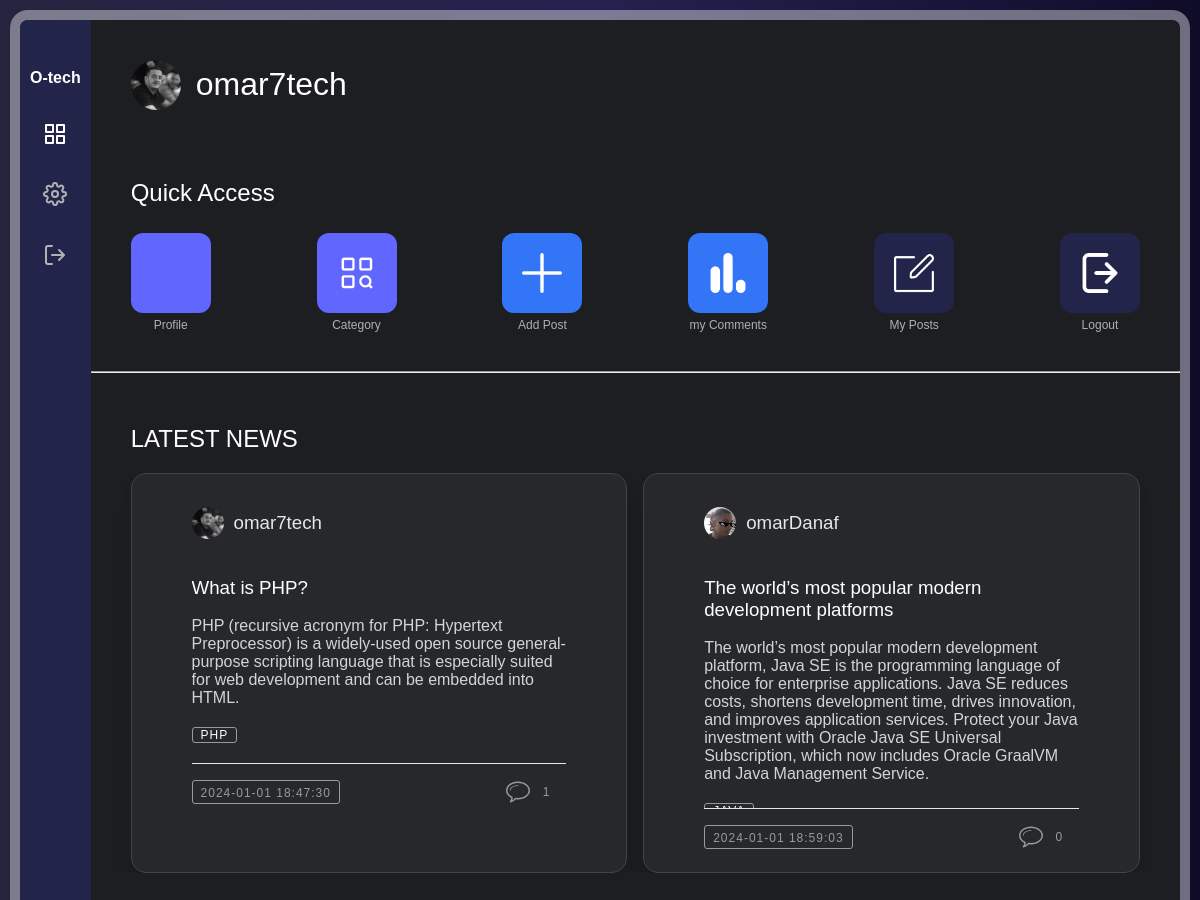
Screenshot of /project/home.php (signed in) with the database file from the repository.
### tables this page shows
CREATE TABLE `posts` (
  `id` int(11) NOT NULL,
  `user_id` int(11) NOT NULL,
  `title` varchar(255) NOT NULL,
  `content` text NOT NULL,
  `created_at` datetime NOT NULL,
  `category` varchar(35) NOT NULL
);

CREATE TABLE `users` (
  `id` int(11) NOT NULL,
  `username` varchar(255) NOT NULL,
  `password` varchar(255) NOT NULL,
  `email` varchar(255) NOT NULL,
  `first_name` varchar(255) NOT NULL,
  `last_name` varchar(255) NOT NULL,
  `gender` varchar(15) NOT NULL,
  `profile_picture` varchar(255) DEFAULT NULL,
  `sign_up_date` datetime NOT NULL
);

### project/home.php (the view, shortened to what this page needs)
<?php
require("db/db.php");
$username = $_SESSION["username"];
?>
<!DOCTYPE html>
<html lang="en">
<head>
    <link rel="stylesheet" href="style/home.css">
</head>
<body>
    <div class="app-container">
        <?php require("partials/leftarea.php"); ?>
        <div class="main-area">
            <div class="userd">
                <img class="round" src="<?= getProfilePicture($username) ?>" alt="user"
                    onerror="this.src='img/OIP.jpg'" />
                <?php
                function getProfilePicture($username)
                {
                    require("db/db.php");
                    $query = "SELECT profile_picture FROM users WHERE username = ?";
                    $stmt = mysqli_prepare($conn, $query);
                    mysqli_stmt_bind_param($stmt, "s", $username);
                    mysqli_stmt_execute($stmt);
                    mysqli_stmt_store_result($stmt);
                    if (mysqli_stmt_num_rows($stmt) > 0) {
                        mysqli_stmt_bind_result($stmt, $profilePicture);
                        return $profilePicture;
                    } else {
                        return 'img/default-profile-picture.jpg';
                    }
                }
                ?>
                <h1>
                    <?= $username ?>
                </h1>
            </div>
            <?php require("partials/qaccess.php"); ?>
            <br>
            <hr>
            <section class="content-section" style="margin-bottom: 200px;">
                <div class="page">
                    <?php
                    $title = "latest news";
                    echo ("<h1>" . strtoupper($title) . "</h1>");
                    ?>
                    <div class="archive">
                        <?php
                        function displayPosts($conn, $query)
                        {
                            $result = mysqli_query($conn, $query);
                            while ($row = mysqli_fetch_assoc($result)):
                                ?>
                                <article class="article">
                                    <div class="blog-container">
                                        <div class="blog-header">
                                            <div class="blog-author--no-cover">
                                                <a href="vprofile.php?user=<?= $row['username'] ?>">
                                                    <h3>
                                                        <img class="round" src="<?= $row['profile_picture'] ?>" alt="user"
                                                            onerror="this.src='img/OIP.jpg'" />
                                                        <?= $row['username'] ?>
                                                    </h3>
                                                </a>
                                            </div>
                                        </div>
                                        <div class="blog-body">
                                            <div class="blog-title">
                                                <h1>
                                                    <?= $row["title"] ?>
                                                </h1>
                                            </div>
                                            <div class="blog-summary">
                                                <p>
                                                    <?= $row["content"] ?>
                                                </p>
                                            </div>
                                            <div class="blog-tags">
                                                <ul>
                                                    <li><a href="home.php?category=<?= $row['category'] ?>">
                                                            <?= $row['category'] ?>
                                                        </a></li>
                                                </ul>
                                            </div>
                                        </div>
                                        <div class="blog-footer">
                                            <ul>
                                                <li class="published-date">
                                                    <?= $row['created_at'] ?>
                                                </li>
                                                <li class="comments"><a href="./comment.php?post=<?= $row['id'] ?>"><svg
                                                            class="icon-bubble">
                                                            <use xlink:href="#icon-bubble"></use>
                                                        </svg><span class="numero">
                                                            <?= $row['comment_count'] ?>
                                                        </span></a></li>
                                            </ul>
                                        </div>
                                    </div>
                                </article>
                                <?php
                            endwhile;
                        }
                        if (!isset($_GET['category'])) {
                            $query = "SELECT posts.*, users.username, users.profile_picture, COUNT(comments.id) AS comment_count
                            FROM `posts`
                            INNER JOIN `users` ON posts.user_id = users.id
                            LEFT JOIN `comments` ON posts.id = comments.post_id
                            GROUP BY posts.id";
                            displayPosts($conn, $query);
                        }
                        ?>
                    </div>
                </div>
            </section>
        </div>
    </div>
</body>
</html>

### project/style/home.css (style rules this page uses)
* { box-sizing: border-box; font-family: "Poppins", sans-serif; font-weight: 300; }
html { scroll-behavior: smooth; }
html, body { width: 100%; height: 100vh; margin: 0; }
body { font-family: "DM Sans", sans-serif; display: flex; justify-content: center; align-items: center; flex-direction: column; overflow: hidden; overflow-x: hidden; background: #0f0c29; background: -webkit-linear-gradient(to right, #24243e, #191633, #0f0c29); background: linear-gradient(to right, #24243e, #252150, #0f0c29); background-position: center; background-size: cover; padding: 20px; }
:root { --dark-font: #ffffff; --light-font: #c9c9c9da; }
a { text-decoration: none; cursor: pointer; }
.app-container { position: relative; border-radius: 8px; width: 100%; height: 100%; background: linear-gradient(180deg, #000000 0%, rgb(64, 0, 255), 233, 241) 90%; box-shadow: 0 0 0 10px rgba(255, 255, 255, 0.4); display: flex; overflow: hidden; }
.main-area { flex: 1; height: 100%; overflow-y: auto; background: linear-gradient(97deg, #1c1e21 0%, #1c1e21 90%); border-radius: 0 10px 10px 0; padding-bottom: 24px; position: relative; color: #ffffff; }
.content-section { display: block; margin-top: 32px; overflow-x: hidden; padding: 0 40px; }
.userd { margin-top: 25px; align-items: center; display: flex; padding: 0 40px; overflow: hidden; }
.userd img { width: 50px; height: 50px; border-radius: 50%; margin-right: 15px; }
.page { max-width: 1300px; }
.archive { display: grid; grid-template-columns: repeat(auto-fit, minmax(350px, 1fr)); grid-gap: 1em; grid-auto-flow: dense; }
.blog-container { background: #fff; border-radius: 5px; box-shadow: rgba(0, 0, 0, 0.2) 0 4px 2px -2px; font-family: monospace; font-weight: 100; }
@media screen and (min-width: 767px) { .blog-container { width: 40rem; } }
@media screen and (min-width: 959px) { .blog-container { width: 50rem; } }
.blog-container a { color: #4d4dff; text-decoration: none; transition: 0.25s ease; }
.blog-author--no-cover { margin: 0 auto; padding-top: 0.125rem; width: 80%; text-align: center; }
.blog-header { display: flex; flex-direction: column; align-items: center; }
.blog-author--no-cover { text-align: center; }
.blog-author--no-cover h3 { display: flex; align-items: center; }
.blog-author--no-cover h3 img { margin-right: 10px; }
.blog-author--no-cover img { height: 32px; border-radius: 50%; margin-right: 10px; width: 32px; object-fit: cover; }
.blog-author--no-cover h3 { color: #e7e7e7; font-weight: 100; }
.blog-body { margin: 0 auto; width: 80%; max-height: 250px; overflow: auto; }
.blog-summary p { color: #d4d4d4; max-height: px; overflow: auto; }
.blog-tags ul { display: flex; flex-direction: row; flex-wrap: wrap; list-style: none; padding-left: 0; }
.blog-tags a { border: 1px solid #999999; border-radius: 3px; color: #ffffff; font-size: 0.75rem; height: 1.5rem; line-height: 1.5rem; letter-spacing: 1px; padding: 0 0.5rem; text-align: center; text-transform: uppercase; white-space: nowrap; width: 5rem; }
.blog-footer { border-top: 1px solid #e6e6e6; margin: 0 auto; padding-bottom: 0.125rem; width: 80%; }
.blog-footer ul { list-style: none; display: flex; flex: row wrap; justify-content: flex-end; padding-left: 0; }
.blog-footer li:first-child { margin-right: auto; }
.blog-footer li+li { margin-left: 0.5rem; }
.blog-footer li { color: #999999; font-size: 0.75rem; height: 1.5rem; letter-spacing: 1px; line-height: 1.5rem; text-align: center; text-transform: uppercase; position: relative; white-space: nowrap; }
.blog-footer li a { color: #999999; }
.comments { margin-right: 1rem; }
.published-date { border: 1px solid #999999; border-radius: 3px; padding: 0 0.5rem; }
.numero { position: relative; top: -0.5rem; }
.icon-star, .icon-bubble { fill: #999999; height: 24px; margin-right: 0.5rem; transition: 0.25s ease; width: 24px; }
.blog-container { width: auto; border: 1px solid #444; border-radius: 15px; padding: 1em; background: #26282c; box-shadow: 0 5px 10px rgba(0, 0, 0, 0.1), 0 20px 20px rgba(0, 0, 0, 0.05); max-height: 400px; min-height: 400px; }
:root { --vs-primary: 29 92 255; }
.article { width: auto; }

### rows the page displays
posts: user.profile_picture (picture), user.username "omar7tech", title "What is PHP?", content "PHP (recursive acronym for PHP: Hypertext Preprocessor) is a widely-used open source general-purpose scripting language that is especially suited for web development and can be embedded into HTML.", category "PHP", created_at "2024-01-01 18:47:30", comment_count "1"
posts: user.profile_picture (picture), user.username "omarDanaf", title "The world’s most popular modern development platforms", content "The world’s most popular modern development platform, Java SE is the programming language of choice for enterprise applications. Java SE reduces costs, shortens development time, drives innovation, and improves application services. Protect your Java investment with Oracle Java SE Universal Subscription, which now includes Oracle GraalVM and Java Management Service.", created_at "2024-01-01 18:59:03", comment_count "0"

### other values shown
$username "omar7tech"
$title "LATEST NEWS"
